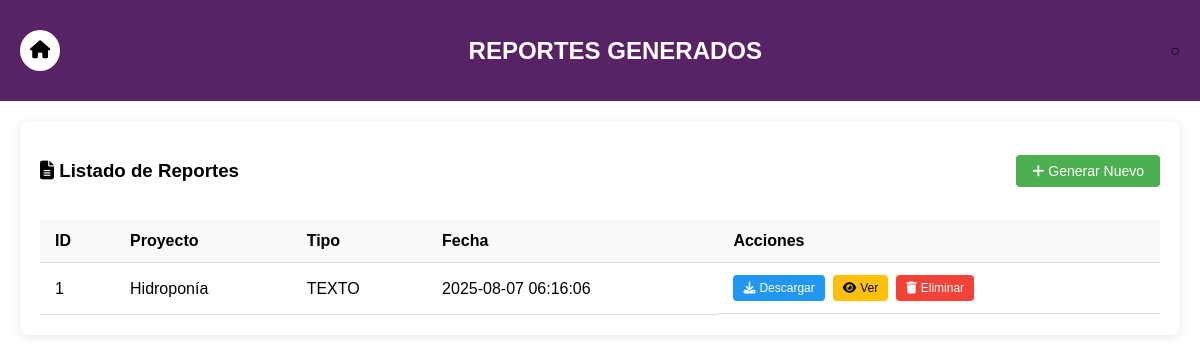
Page /reportes (signed in) on the earlier database version.
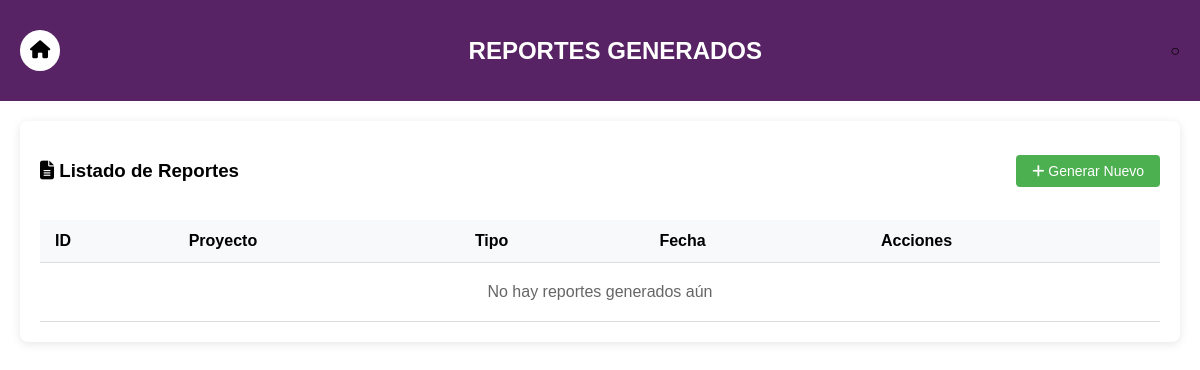
Same page on the later database version.
### tables this page shows
CREATE TABLE reportes (
            id INTEGER PRIMARY KEY AUTOINCREMENT,
            proyecto_id INTEGER NOT NULL,
            nombre_archivo TEXT NOT NULL,
            ruta_archivo TEXT NOT NULL,
            fecha_generacion TIMESTAMP DEFAULT CURRENT_TIMESTAMP,
            tipo TEXT NOT NULL,
            FOREIGN KEY (proyecto_id) REFERENCES proyectos (id)
        );

CREATE TABLE proyectos (
        id INTEGER PRIMARY KEY AUTOINCREMENT,
        nombre TEXT NOT NULL,
        descripcion TEXT,
        estado TEXT DEFAULT 'Sin iniciar',
        responsable TEXT,
        fecha_inicio TEXT,
        avance TEXT DEFAULT '0%',
        inversion TEXT,
        recursos TEXT,
        ultima_actualizacion TIMESTAMP DEFAULT CURRENT_TIMESTAMP
    );

### app.py (the view)
@app.route('/reportes')
def reportes():
    if 'admin_id' not in session:
        flash("Acceso restringido. Inicia sesión.", "warning")
        return redirect(url_for('login'))
    with sqlite3.connect('database.db') as conn:
        conn.row_factory = sqlite3.Row
        reportes = conn.execute('''
            SELECT r.*, p.nombre as proyecto_nombre
            FROM reportes r
            JOIN proyectos p ON r.proyecto_id = p.id
            ORDER BY r.fecha_generacion DESC
        ''').fetchall()
    return render_template('reportes.html', reportes=reportes)

### templates/reportes.html (shortened to what this page needs)
<!DOCTYPE html>
<html lang="es">
<head>
    <link rel="stylesheet" href="/static/css/reportes.css">
    <link rel="stylesheet" href="https://cdnjs.cloudflare.com/ajax/libs/font-awesome/6.5.0/css/all.min.css">
</head>
<body>
    <header>
        <div class="barra-superior">
            <div class="home-icon" title="Inicio" onclick="window.location.href='/dashboard'">
                <i class="fas fa-home"></i>
            </div>
            <h1 class="titulo">REPORTES GENERADOS</h1>
            <div class="fas- fas-user-tie">○</div>
        </div>
    </header>
    <main class="reportes-container">
        <div class="panel-contenido">
            <div class="lista-reportes">
                <div class="reporte-header">
                    <h3><i class="fas fa-file-alt"></i> Listado de Reportes</h3>
                    <button class="btn-nuevo" onclick="window.location.href='/proyectos'">
                        <i class="fas fa-plus"></i> Generar Nuevo
                    </button>
                </div>
                <div class="table-container">
                    <table>
                        <thead>
                            <tr>
                                <th>ID</th>
                                <th>Proyecto</th>
                                <th>Tipo</th>
                                <th>Fecha</th>
                                <th>Acciones</th>
                            </tr>
                        </thead>
                        <tbody>
                            {% for reporte in reportes %}
                            <tr>
                                <td>{{ reporte.id }}</td>
                                <td>{{ reporte.proyecto_nombre }}</td>
                                <td>{{ reporte.tipo|upper }}</td>
                                <td>{{ reporte.fecha_generacion }}</td>
                                <td class="acciones">
                                    <a href="/{{ reporte.ruta_archivo }}" download class="btn-descargar">
                                        <i class="fas fa-download"></i> Descargar
                                    </a>
                                    <a href="/{{ reporte.ruta_archivo }}" target="_blank" class="btn-ver">
                                        <i class="fas fa-eye"></i> Ver
                                    </a>
                                    <button class="btn-eliminar" onclick="eliminarReporte('{{ reporte.id }}')">
                                        <i class="fas fa-trash"></i> Eliminar
                                    </button>
                                </td>
                            </tr>
                            {% else %}
                            <tr>
                                <td colspan="5" class="no-data">No hay reportes generados aún</td>
                            </tr>
                            {% endfor %}
                        </tbody>
                    </table>
                </div>
            </div>
        </div>
    </main>
</body>
</html>

### static/css/reportes.css (style rules this page uses)
body { margin: 0; font-family: Arial, sans-serif; }
.barra-superior { background-color: #572364; display: flex; align-items: center; justify-content: space-between; padding: 30px 20px; }
.titulo { font-size: 24px; margin: 0; color: white; }
.icono-home, .home-icon, .help-icon { background-color: white; border-radius: 50%; padding: 10px; font-size: 18px; }
.reportes-container { padding: 20px; max-width: 1200px; margin: 0 auto; }
.lista-reportes { background: white; border-radius: 8px; box-shadow: 0 2px 10px rgba(0,0,0,0.1); padding: 20px; }
.reporte-header { display: flex; justify-content: space-between; align-items: center; margin-bottom: 20px; }
.btn-nuevo { background: #4CAF50; color: white; border: none; padding: 8px 16px; border-radius: 4px; cursor: pointer; font-size: 14px; }
table { width: 100%; border-collapse: collapse; }
th, td { padding: 12px 15px; text-align: left; border-bottom: 1px solid #ddd; }
th { background-color: #f8f9fa; font-weight: 600; }
.no-data { text-align: center; padding: 20px; color: #666; }

Differences in the rows shown:
removed reportes: id "1", proyecto_nombre "Hidroponía", tipo "TEXTO", fecha_generacion "2025-08-07 06:16:06"
Other differences:
text now shown: "No hay reportes generados aún"
